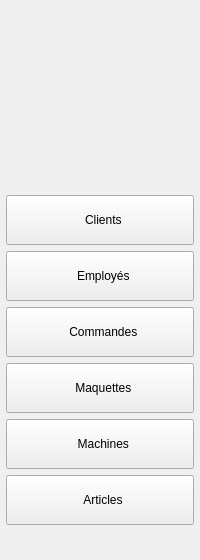
     <widget class="QWidget" name="sidebar">
      <property name="minimumSize">
       <size>
        <width>200</width>
        <height>0</height>
       </size>
      </property>
      <property name="maximumSize">
       <size>
        <width>200</width>
        <height>16777215</height>
       </size>
      </property>
      <layout class="QVBoxLayout" name="layoutSidebar">
       <property name="leftMargin">
        <number>6</number>
       </property>
       <property name="topMargin">
        <number>0</number>
       </property>
       <property name="rightMargin">
        <number>6</number>
       </property>
       <property name="bottomMargin">
        <number>15</number>
       </property>
       <property name="spacing">
        <number>6</number>
       </property>
       <item>
        <widget class="QLabel" name="labelLogo">
         <property name="text">
          <string/>
         </property>
         <property name="minimumSize">
          <size>
           <width>0</width>
           <height>175</height>
          </size>
         </property>
         <property name="maximumSize">
          <size>
           <width>16777215</width>
           <height>175</height>
          </size>
         </property>
         <property name="alignment">
          <set>Qt::AlignCenter</set>
         </property>
        </widget>
       </item>
       <item>
        <spacer name="spacerLogo">
         <property name="orientation">
          <enum>Qt::Vertical</enum>
         </property>
         <property name="sizeType">
          <enum>QSizePolicy::Fixed</enum>
         </property>
         <property name="sizeHint" stdset="0">
          <size>
           <width>20</width>
           <height>14</height>
          </size>
         </property>
        </spacer>
       </item>
       <item>
        <widget class="QPushButton" name="btnClients">
         <property name="text">
          <string>  Clients</string>
         </property>
         <property name="checkable">
          <bool>true</bool>
         </property>
         <property name="nav" stdset="0">
          <bool>true</bool>
         </property>
         <property name="minimumSize">
          <size>
           <width>0</width>
           <height>50</height>
          </size>
         </property>
         <property name="maximumSize">
          <size>
           <width>16777215</width>
           <height>50</height>
          </size>
         </property>
         <property name="cursor">
          <cursorShape>PointingHandCursor</cursorShape>
         </property>
        </widget>
       </item>
       <item>
        <widget class="QPushButton" name="btnEmployes">
         <property name="text">
          <string>  Employés</string>
         </property>
         <property name="checkable">
          <bool>true</bool>
         </property>
         <property name="nav" stdset="0">
          <bool>true</bool>
         </property>
         <property name="minimumSize">
          <size>
           <width>0</width>
           <height>50</height>
          </size>
         </property>
         <property name="maximumSize">
          <size>
           <width>16777215</width>
           <height>50</height>
          </size>
         </property>
         <property name="cursor">
          <cursorShape>PointingHandCursor</cursorShape>
         </property>
        </widget>
       </item>
       <item>
        <widget class="QPushButton" name="btnCommandes">
         <property name="text">
          <string>  Commandes</string>
         </property>
         <property name="checkable">
          <bool>true</bool>
         </property>
         <property name="nav" stdset="0">
          <bool>true</bool>
         </property>
         <property name="minimumSize">
          <size>
           <width>0</width>
           <height>50</height>
          </size>
         </property>
         <property name="maximumSize">
          <size>
           <width>16777215</width>
           <height>50</height>
          </size>
         </property>
         <property name="cursor">
          <cursorShape>PointingHandCursor</cursorShape>
         </property>
        </widget>
       </item>
       <item>
        <widget class="QPushButton" name="btnMaquettes">
         <property name="text">
          <string>  Maquettes</string>
         </property>
         <property name="checkable">
          <bool>true</bool>
         </property>
         <property name="nav" stdset="0">
          <bool>true</bool>
         </property>
         <property name="minimumSize">
          <size>
           <width>0</width>
           <height>50</height>
          </size>
         </property>
         <property name="maximumSize">
          <size>
           <width>16777215</width>
           <height>50</height>
          </size>
         </property>
         <property name="cursor">
          <cursorShape>PointingHandCursor</cursorShape>
         </property>
        </widget>
       </item>
       <item>
        <widget class="QPushButton" name="btnMachines">
         <property name="text">
          <string>  Machines</string>
         </property>
         <property name="checkable">
          <bool>true</bool>
         </property>
         <property name="nav" stdset="0">
          <bool>true</bool>
         </property>
         <property name="minimumSize">
          <size>
           <width>0</width>
           <height>50</height>
          </size>
         </property>
         <property name="maximumSize">
          <size>
           <width>16777215</width>
           <height>50</height>
          </size>
         </property>
         <property name="cursor">
          <cursorShape>PointingHandCursor</cursorShape>
         </property>
        </widget>
       </item>
       <item>
        <widget class="QPushButton" name="btnArticles">
         <property name="text">
          <string>  Articles</string>
         </property>
         <property name="checkable">
          <bool>true</bool>
         </property>
         <property name="nav" stdset="0">
          <bool>true</bool>
         </property>
         <property name="minimumSize">
          <size>
           <width>0</width>
           <height>50</height>
          </size>
         </property>
         <property name="maximumSize">
          <size>
           <width>16777215</width>
           <height>50</height>
          </size>
         </property>
         <property name="cursor">
          <cursorShape>PointingHandCursor</cursorShape>
         </property>
        </widget>
       </item>
       <item>
        <spacer name="spacerSidebar">
         <property name="orientation">
          <enum>Qt::Vertical</enum>
         </property>
         <property name="sizeHint" stdset="0">
          <size>
           <width>20</width>
           <height>20</height>
          </size>
         </property>
        </spacer>
       </item>
      </layout>
     </widget>
